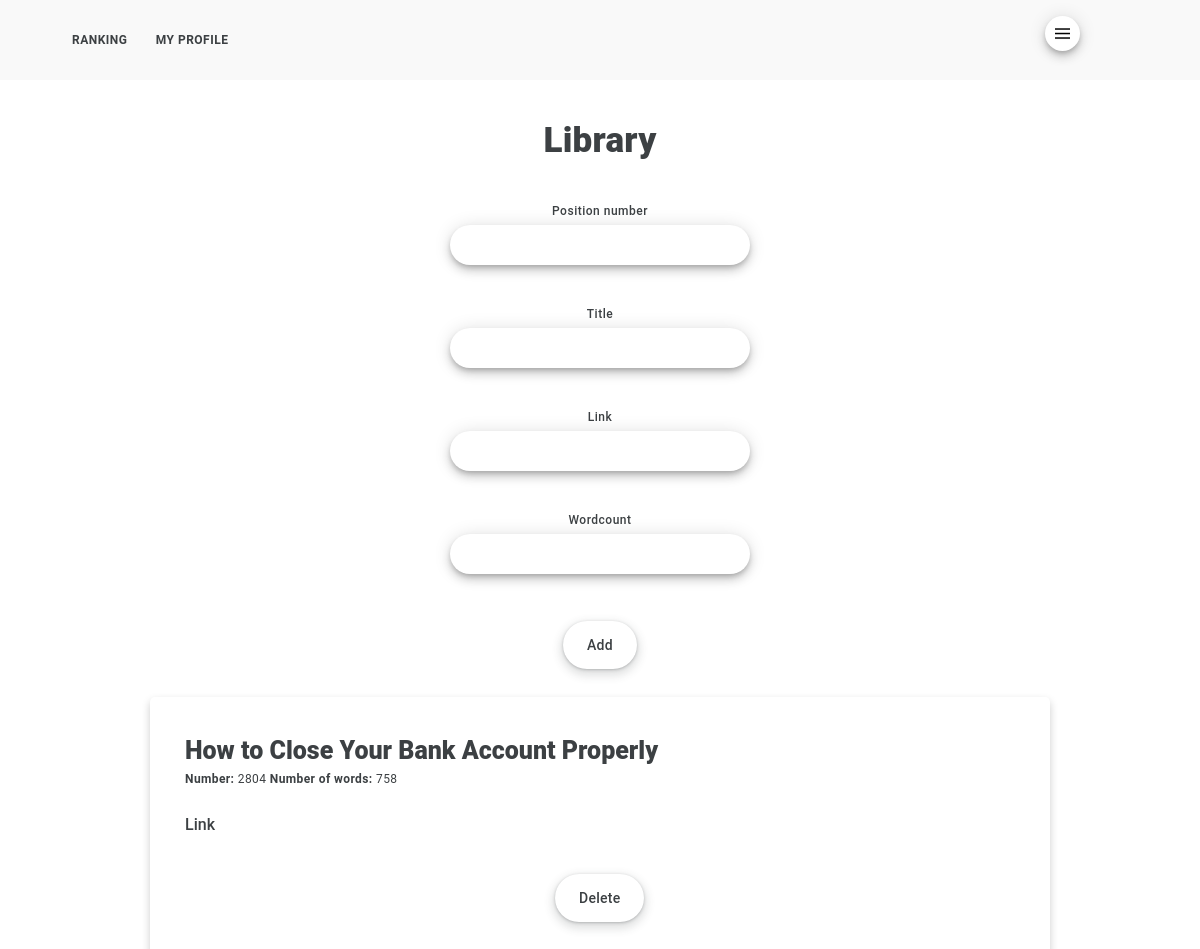
Page /library.html (signed in) on the earlier database version.
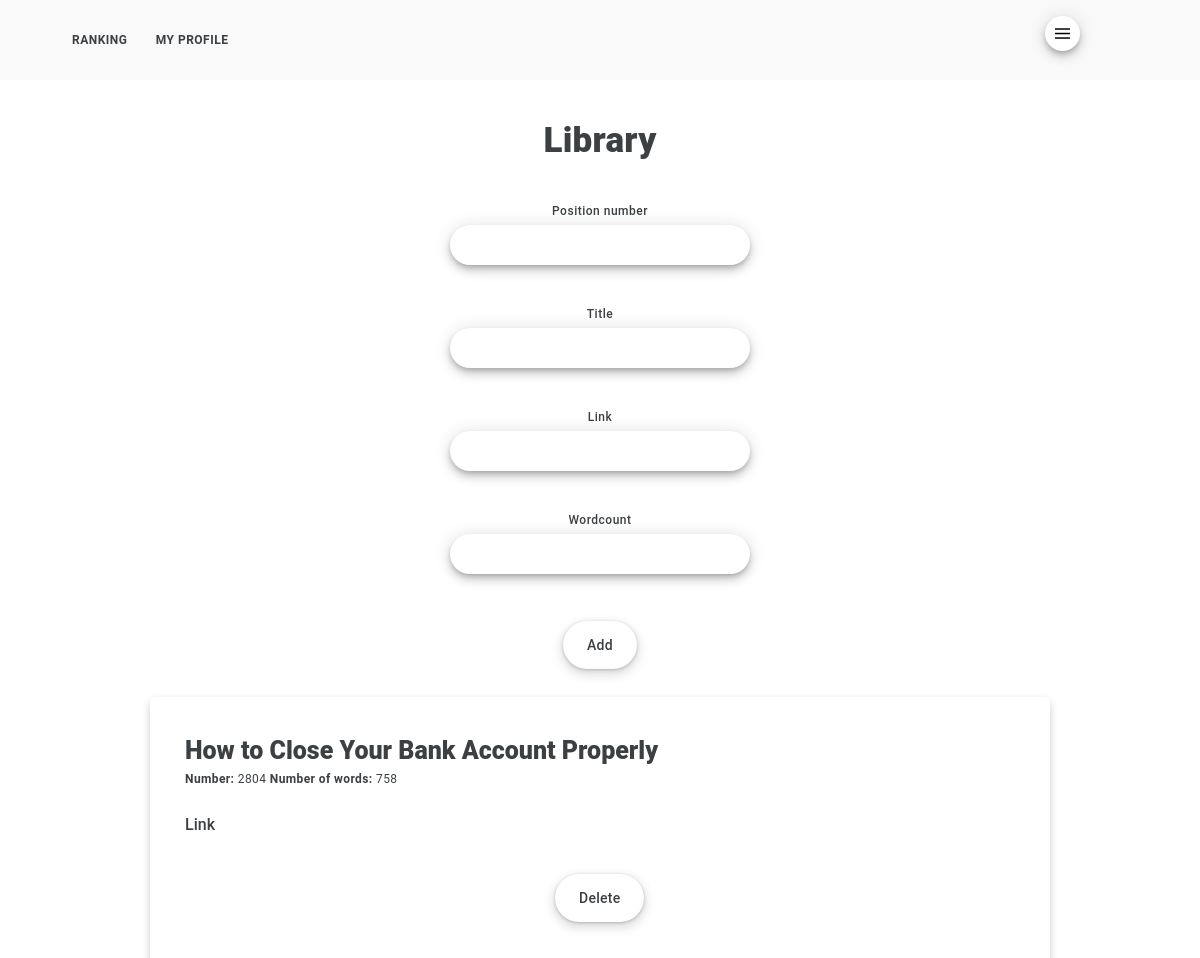
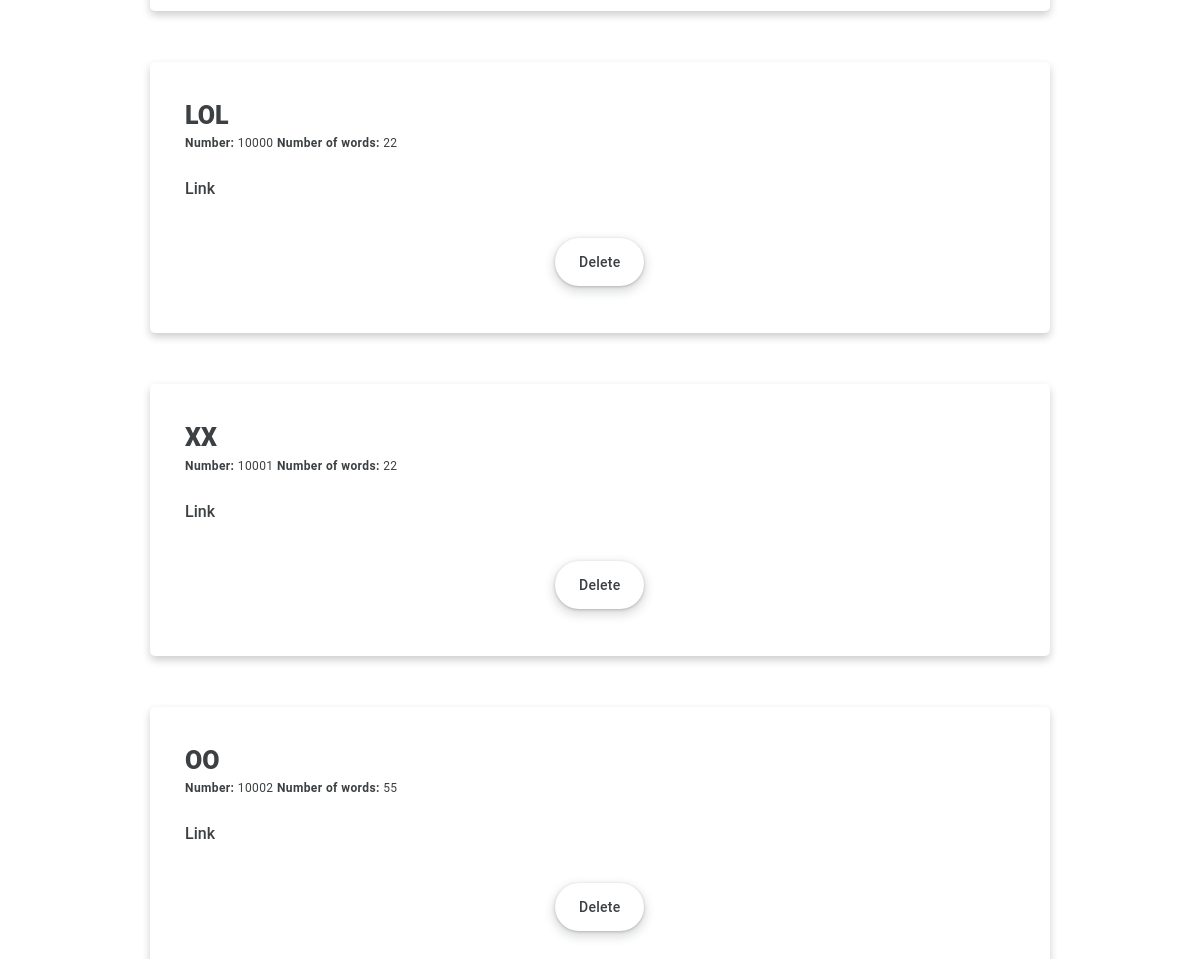
Same page on the later database version (2 pictures, top to bottom).
### nieszkolni_app/models.py (models this page shows)
class Library(models.Model):
    position_number = models.IntegerField(primary_key=True)
    title = models.TextField(default="")
    wordcount = models.IntegerField()
    link = models.TextField(default="")

### nieszkolni_app/views.py (the view, shortened to what this page needs)
# urls.py: path('library.html', views.library, name="library"),
@staff_member_required
def library(request):
    if request.user.is_authenticated:
        first_name = request.user.first_name
        last_name = request.user.last_name
        current_user = first_name + " " + last_name
        positions = BackOfficeManager().display_library()
        return render(request, "library.html", {
            "positions": positions
            })

### nieszkolni_folder/back_office_manager.py (called while the page is built)
    def display_library(self):
        with connection.cursor() as cursor:
            cursor.execute(f'''
                SELECT
                position_number,
                title,
                wordcount,
                link
                FROM nieszkolni_app_library
                ''')
            positions = cursor.fetchall()
            return positions

### nieszkolni_app/templates/library.html (shortened to what this page needs)
{% extends 'base.html' %}
{% block 'content' %}
<h1>Library</h1>
<form action="{% url 'library' %}" method="POST">
  <div class="flex-parent jc-center">
    <div class="input_container">
      <label class="input_label">Position number</label>
      <input type="number" min="1000" max="9999" class="input_content" name="position_number">
    </div>
  </div>
  <div class="flex-parent jc-center">
    <div class="input_container">
      <label class="input_label">Title</label>
      <input type="text" class="input_content" name="title">
    </div>
  </div>
  <div class="flex-parent jc-center">
    <div class="input_container">
      <label class="input_label">Link</label>
      <input type="url" class="input_content" name="link">
    </div>
  </div>
  <div class="flex-parent jc-center">
    <div class="input_container">
      <label class="input_label">Wordcount</label>
      <input type="number" class="input_content" name="wordcount">
    </div>
  </div>
  <div class="flex-parent jc-center">
  	<button type="submit" class="button_main" name="library_action" value="add">Add</button>
  </div>
</form>
{% for position in positions %}
	<form action="{% url 'library' %}" method="POST">
		<div class="flex-parent jc-center">
			<div class="assignment_card">
			    <div class="task_card_container">
			      <div class="task_card_title">{{ position.1 }}</div>
			      <div class="task_card_details"><b>Number:</b> {{ position.0 }} <b>Number of words:</b> {{ position.2 }}</div>
			      <div class="task_card_content"><a href="{{ position.3 }}" target="_blank">Link</a></div>
				<div class="flex-parent jc-center">
		  			<button type="submit" class="button_main" name="library_action" value="delete">Delete</button>
		  		</div>
		    </div>
		  </div>
		</div>
	</form>
{% endfor %}
{% endblock %}

### nieszkolni_app/templates/base.html (shortened to what this page needs)
{% load user_agents %}
{% load static %}
{% if request|is_mobile %}
<head>
    <link href="https://cdn.jsdelivr.net/npm/bootstrap@5.1.3/dist/css/bootstrap.min.css" rel="stylesheet">
    <link rel="stylesheet" type="text/css" href="{% static 'styles.css' %}">
    {% if user.is_authenticated %}
    <nav class="m_navigation">
      <div class="m_navigation_box" id="main_links">
        <div class="m_navigation_item">
          <a class="m_navigation_link" href="{% url 'ranking'%}">RANKING</a>
        </div>
        <div class="m_navigation_item">
          <a class="m_navigation_link" href="{% url 'profile'%}">MY PROFILE</a>
        </div>
      </div>
    </nav>
    <div>
      <button type="button" class="m_hamburger_menu" onclick="showHideHamburgerMenu()"><img src="{% static '/images/hamburger.png' %}" width="15" height="15"></button>
  </div>
    {% else %}
  <nav class="m_navigation">
    <div class="m_side_menu" id="main_links">
    </div>
  </nav>
    {% endif %}
</head>
{% endif %}
</head>
<body>
<div id="main_content">
  {% block 'content' %}
  {% endblock %}
</div>
  </body>
</html>

### nieszkolni_app/static/styles.css (style rules this page uses)
body { height: 100%; margin: 0px; }
a { color: #3c4043; font-weight: 500; text-decoration: none; }
.button_main { align-items: center; appearance: none; background-color: #fff; border-radius: 24px; border-style: none; box-shadow: rgba(0, 0, 0, .2) 0 3px 5px -1px,rgba(0, 0, 0, .14) 0 6px 10px 0,rgba(0, 0, 0, .12) 0 1px 18px 0; box-sizing: border-box; color: #3c4043; cursor: pointer; display: inline-flex; fill: currentcolor; font-family: "Google Sans", Roboto, Arial, sans-serif; font-size: 14px; font-weight: 500; height: 48px; justify-content: center; letter-spacing: .25px; line-height: normal; margin: 1vw; max-width: 100%; overflow: visible; padding: 2px 24px; position: relative; text-align: center; text-decoration: none; text-transform: none; transition: box-shadow 280ms cubic-bezier(.4, 0, .2, 1),opacity 15ms linear 30ms,transform 270ms cubic-bezier(0, 0, .2, 1) 0ms; user-select: none; -webkit-user-select: none; touch-action: manipulation; width: auto; will-change: transform, opacity; z-index: 0; }
.button_main:not(:disabled) { box-shadow: rgba(60, 64, 67, .3) 0 1px 3px 0, rgba(60, 64, 67, .15) 0 4px 8px 3px; }
.flex-parent { display: flex; }
.jc-center { justify-content: center; }
.input_label { color: #3c4043; display: flex; font-family: "Google Sans", Roboto, Arial, sans-serif; font-size: 12px; font-weight: 500; letter-spacing: .5px; margin: 5px; position: relative; }
.input_content { border-radius: 24px; border-style: none; box-shadow: rgba(0, 0, 0, .2) 0 3px 5px -1px,rgba(0, 0, 0, .14) 0 6px 10px 0,rgba(0, 0, 0, .12) 0 1px 18px 0; clear: left; color: #3c4043; display: flex; font-family: "Google Sans", Roboto, Arial, sans-serif; font-size: 14px; font-weight: 500; height: 40px; letter-spacing: .5px; margin-bottom: 35px; padding-left: 15px; position: relative; width: 300px; }
.input_container { align-items: center; display: flex; flex-direction: column; justify-content: center; margin-left: auto; margin-right: auto; }
.task_card_container { padding: 35px 35px 35px 35px; }
.task_card_title { font-size: 25px; font-weight: 850; }
.task_card_details { font-size: 12px; letter-spacing: .4px; margin-bottom: 25px; }
.task_card_content { margin-bottom: 25px; }
h1 { color: #3c4043; font-family: "Google Sans", Roboto, Arial, sans-serif; font-size: 35px; font-weight: 1000; letter-spacing: .25px; margin-bottom: 35px; text-align: center; }
.assignment_card { border-radius: 5px; box-shadow: 0 4px 8px 0 rgba(0,0,0,0.2); color: #3c4043; font-family: "Google Sans", Roboto, Arial, sans-serif; margin-bottom: 35px; max-width: 75%; text-align: justify; transition: 0.3s; width: 75%; }
.m_navigation { background-color: #F9F9F9; height: 10vh; left: 0; margin-bottom: 5vh; position: static; right: 0; top: 0; z-index: -1; }
.m_navigation_box { left: 50%; margin-right: 10vw; position: relative; top: 50%; transform: translate(-50%, -50%); }
.m_navigation_item { display: inline-block; padding-top: 50%; padding: 1vh 1vw; position: relative; }
.m_navigation_link { border-radius: 24px; border-style: none; color: #3c4043; font-family: "Google Sans", Roboto, Arial, sans-serif; font-size: 12px; font-weight: 750; letter-spacing: .5px; text-align: center; text-decoration: none; }
.m_hamburger_menu { background-color: #fff; border-radius: 24px; border-style: none; box-shadow: rgba(0, 0, 0, .2) 0 3px 5px -1px,rgba(0, 0, 0, .14) 0 6px 10px 0,rgba(0, 0, 0, .12) 0 1px 18px 0; cursor: default; float: right; padding: 10px; position: absolute; right: 10vw; top: 2vh; z-index: 100; }

Differences in the rows shown:
added Library: title "LOL", position_number "10000", wordcount "22"
added Library: title "XX", position_number "10001", wordcount "22"
added Library: title "OO", position_number "10002", wordcount "55"
